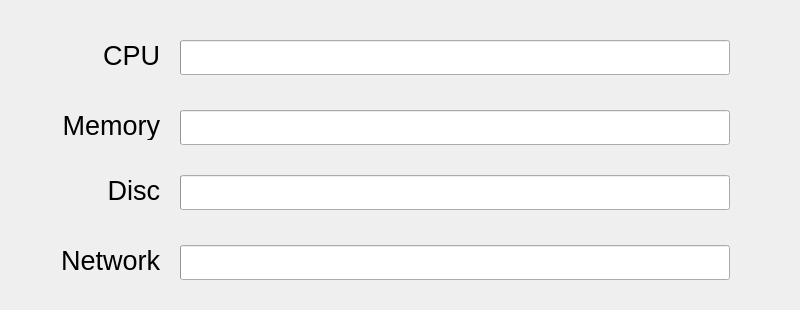
<?xml version="1.0" encoding="UTF-8"?>
<ui version="4.0">
 <class>SystemStatisticsWidget</class>
 <widget class="QWidget" name="SystemStatisticsWidget">
  <property name="geometry">
   <rect>
    <x>0</x>
    <y>0</y>
    <width>800</width>
    <height>310</height>
   </rect>
  </property>
  <property name="windowTitle">
   <string>Form</string>
  </property>
  <widget class="QProgressBar" name="cpuBar">
   <property name="geometry">
    <rect>
     <x>180</x>
     <y>40</y>
     <width>550</width>
     <height>35</height>
    </rect>
   </property>
   <property name="value">
    <number>0</number>
   </property>
   <property name="textVisible">
    <bool>false</bool>
   </property>
  </widget>
  <widget class="QProgressBar" name="ramBar">
   <property name="geometry">
    <rect>
     <x>180</x>
     <y>110</y>
     <width>550</width>
     <height>35</height>
    </rect>
   </property>
   <property name="value">
    <number>0</number>
   </property>
   <property name="textVisible">
    <bool>false</bool>
   </property>
  </widget>
  <widget class="QProgressBar" name="discBar">
   <property name="geometry">
    <rect>
     <x>180</x>
     <y>245</y>
     <width>550</width>
     <height>35</height>
    </rect>
   </property>
   <property name="value">
    <number>0</number>
   </property>
   <property name="textVisible">
    <bool>false</bool>
   </property>
  </widget>
  <widget class="QLabel" name="cpuLabel">
   <property name="geometry">
    <rect>
     <x>10</x>
     <y>40</y>
     <width>150</width>
     <height>30</height>
    </rect>
   </property>
   <property name="font">
    <font>
     <pointsize>20</pointsize>
    </font>
   </property>
   <property name="text">
    <string>CPU</string>
   </property>
   <property name="alignment">
    <set>Qt::AlignRight|Qt::AlignTrailing|Qt::AlignVCenter</set>
   </property>
  </widget>
  <widget class="QLabel" name="ramLabel">
   <property name="geometry">
    <rect>
     <x>10</x>
     <y>175</y>
     <width>150</width>
     <height>30</height>
    </rect>
   </property>
   <property name="font">
    <font>
     <pointsize>20</pointsize>
    </font>
   </property>
   <property name="text">
    <string>Disc</string>
   </property>
   <property name="alignment">
    <set>Qt::AlignRight|Qt::AlignTrailing|Qt::AlignVCenter</set>
   </property>
  </widget>
  <widget class="QLabel" name="discLabel">
   <property name="geometry">
    <rect>
     <x>10</x>
     <y>245</y>
     <width>150</width>
     <height>30</height>
    </rect>
   </property>
   <property name="font">
    <font>
     <pointsize>20</pointsize>
    </font>
   </property>
   <property name="text">
    <string>Network</string>
   </property>
   <property name="alignment">
    <set>Qt::AlignRight|Qt::AlignTrailing|Qt::AlignVCenter</set>
   </property>
  </widget>
  <widget class="QProgressBar" name="ramBar_2">
   <property name="geometry">
    <rect>
     <x>180</x>
     <y>175</y>
     <width>550</width>
     <height>35</height>
    </rect>
   </property>
   <property name="value">
    <number>0</number>
   </property>
   <property name="textVisible">
    <bool>false</bool>
   </property>
  </widget>
  <widget class="QLabel" name="cpuLabel_2">
   <property name="geometry">
    <rect>
     <x>10</x>
     <y>110</y>
     <width>150</width>
     <height>30</height>
    </rect>
   </property>
   <property name="font">
    <font>
     <pointsize>20</pointsize>
    </font>
   </property>
   <property name="text">
    <string>Memory</string>
   </property>
   <property name="alignment">
    <set>Qt::AlignRight|Qt::AlignTrailing|Qt::AlignVCenter</set>
   </property>
  </widget>
 </widget>
 <resources/>
 <connections/>
</ui>
